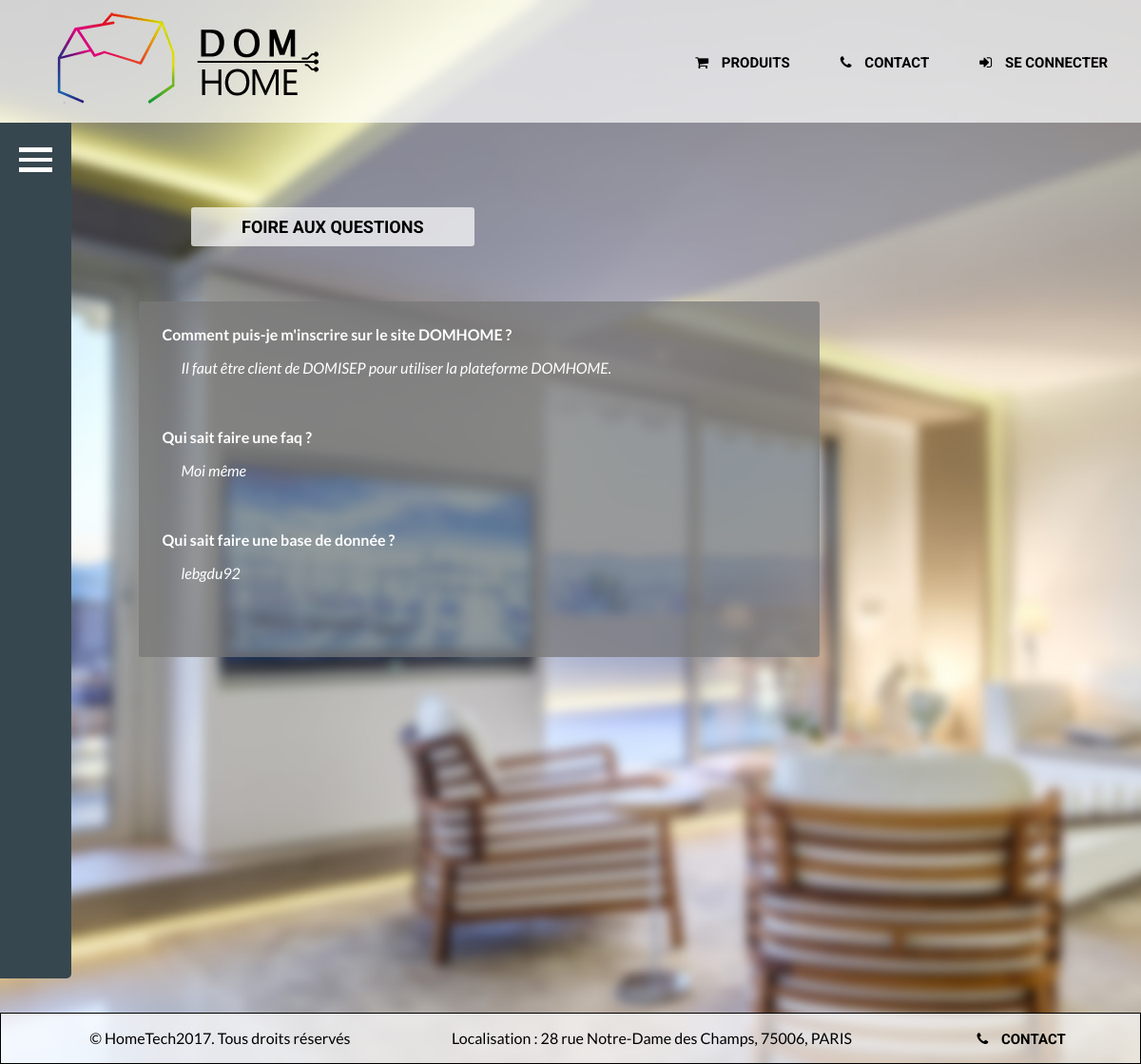
The page /MvcModel/Controlers/faq.php (signed in) on the database its author committed.
### tables this page shows
CREATE TABLE IF NOT EXISTS `faq` (
  `id_faq` int(255) NOT NULL AUTO_INCREMENT,
  `question_faq` varchar(255) NOT NULL,
  `reponse_faq` varchar(255) NOT NULL,
  `theme_faq` varchar(255) NOT NULL,
  PRIMARY KEY (`id_faq`)
);

### MvcModel/Views/faqView.php (the view, shortened to what this page needs)
<!DOCTYPE html>
<html>
    <head>
    <link rel="stylesheet" href="../Css/faq.css"/>
    <link rel="stylesheet" href="../Css/headerfooterr.css"/>
    </head>
    <?php include("header.php"); ?>
<body class="no" id="menu">
    <div id="corps">
      <?php include("../Views/slideView.php") ;?>
        <h1 class="titre">Foire aux questions</h1>
        <section>
          <?php
          include("../Models/connexiondb.php");
            $req_id_faq = $bdd->query('SELECT id_faq FROM faq');
            while ($id_faq = $req_id_faq ->fetch())
              {
              ?>
              <question>
              	<?php
              	$req_question_faq = $bdd ->prepare('SELECT question_faq FROM faq where id_faq=?');
              	$req_question_faq->execute(array($id_faq['id_faq']));
              	while($question_faq = $req_question_faq ->fetch())
                    {
                      echo "<strong>".$question_faq['question_faq']."</strong>" . '<br />';
                  		$req_reponse_faq = $bdd->prepare('SELECT reponse_faq FROM faq where question_faq=?');
                  		$req_reponse_faq->execute(array($question_faq['question_faq']));
                  		while($reponse_faq = $req_reponse_faq->fetch())
                      		{
                      			echo  "<p>". $reponse_faq['reponse_faq']. "</p>".   '<br  />';
                      		}
                  	?>
                  		<br />
                  	<?php
                  	}
              	?>
              <?php
              }
          ?>
        </section>
      </div>
</body>
</body>
<?php include("footer.php"); ?>
</html>

### MvcModel/Controlers/faq.php
<?php session_start();
if (isset($_SESSION['id'])) {
  require('../Views/faqView.php');
}
else {
  header("Location: login.php");
}

### MvcModel/Views/header.php
<head>
  <link rel="stylesheet" href="../Css/font-awesome-4.7.0/css/font-awesome.min.css"/>
</head>
<header>
    <div class="header">
        <div class="image"><a href="page1.php"><img src="../Images/logodomhomepetit.png" ></a></div>
    <div>
        <?php if (isset($_SESSION['id']) AND $_SESSION['id'] > 1) { ?>
          <a href="" class="link" id="autres"><i class="fa fa-shopping-cart" aria-hidden="true"></i> Produits</a>
          <a href="contact.php" class="link" id="autres"><i class="fa fa-phone" aria-hidden="true"></i> Contact</a>
                <?php if ($_SESSION['admin'] == 1)  { ?>
                  <a href="admin.php" class="link"><i class="fa fa-unlock-alt" aria-hidden="true"></i>  Espace admin</a>
                <?php }
                      else { ?>
                        <a href="accueilConnectePiece.php" class="link"><i class="fa fa-home" aria-hidden="true"></i>  Gérer Sa Maison</a>
                      <?php } ?>
          <a href="../Controlers/deconnexion.php" class="link" id="autres"><i class="fa fa-sign-out" aria-hidden="true"></i>Se déconnecter</a>
          <?php }
        else { ?>
          <a href="" class="link"><i class="fa fa-shopping-cart" aria-hidden="true"></i> Produits</a>
          <a href="contact.php" class="link"><i class="fa fa-phone" aria-hidden="true"></i> Contact</a>
          <a href="login.php" class="link"><i class="fa fa-sign-in" aria-hidden="true"></i>  Se connecter</a>
        <?php }
        ?>
    </div>
    </div>
</header>

### MvcModel/Views/slideView.php (shortened to what this page needs)
<head>
  <link rel="stylesheet" href="../Css/slide.css"/>
</head>
<div class="sidebar">
      <div id="top">
        <div class="container" onclick="myFunction(this)">
              <div class="bar1"></div>
              <div class="bar2"></div>
              <div class="bar3"></div>
        </div>
      </div>
      <div class="rubrique">
      </div>
      <div class="rubrique">
      </div>
      <div class="rubrique">
      </div>
      <div class="rubrique">
      </div>
      <div class="rubrique">
      </div>
      <div class="rubrique">
      </div>
</div>

### MvcModel/Views/footer.php
<footer>
    <ul>
        <li>© HomeTech2017. Tous droits réservés</li>
        <li>Localisation : 28 rue Notre-Dame des Champs, 75006, PARIS </li>
        <li><a href="contact.php" class="link"><i class="fa fa-phone" aria-hidden="true"></i> Contact</a></li>
    </ul>
</footer>

### MvcModel/Css/faq.css (style rules this page uses)
html { background-image: url(../Images/96f.jpg); }
#corps { flex-direction: column; }
section { padding:25px; margin: 25px; margin-left:5%; width: 60%; background-color: rgba(120, 120, 120, 0.75); color: white; border-radius: 3px; }
.titre { margin-left: 10%; background-color: rgba(255,255,255 ,0.7); width: 25%; text-align: center; padding: 10px; text-transform: uppercase; font-family: 'Roboto'; font-weight: 700; font-size: 18px; border-radius: 3px; margin-top: 8%; margin-bottom: 3%; }
p { margin-left: 20px; font-style: italic; }

### MvcModel/Css/headerfooterr.css (style rules this page uses)
html { background-repeat: no-repeat; background-size: cover; font-family: 'Lato'; margin: 0px; padding: 0px; min-height: 100%; }
body { min-height: 100%; margin: 0px; padding: 0px; outline: 0px; }
header { padding:10px; background-color: rgba(255,255,255 ,0.7); }
.link { list-style: none; font-size: 15px; text-transform: uppercase; font-family: 'Roboto'; font-weight: 700; transition: all 0.2s ease-in-out; text-decoration: none; color: black; margin: 0 25px; }
.header { display: flex; justify-content: space-between; align-items: center; }
.image { margin-left: 3%; transition: all 0.2s; border-radius: 10px; }
i { margin-right: 10px; }
footer { display: block; background-color: rgba(255,255,255 ,0.7); border: 1px solid black; margin-top: 3%; margin-bottom: 0; padding-bottom: 0; }
footer ul { display: flex; flex-direction: row; justify-content: space-around; list-style-type: none; }
footer li { white-space: nowrap; }

### MvcModel/Css/slide.css (style rules this page uses)
#corps { display: flex; height: 900px; background-color: initial; margin-top: 0px; margin-left: 90px; transition: 0.3s; }
.container { display: flex; flex-direction: column; align-items: flex-end; width: 75px; padding-top: 20px; }
#top { display: flex; padding-top: 1%; padding-bottom: 0%; }
.bar1, .bar2, .bar3 { width: 35px; height: 4.5px; background-color: white; margin-top: 3px; margin-bottom: 3px; transition: 0.4s; margin-right: 20px; }
.sidebar { display: flex; flex-direction: column; position: absolute; left: -225px; width: 300px; height: 900px; background-color: #37474F; border-radius: 0px 0px 5px 0px; transition: transform 0.3s; }
.no .sidebar { transform: translateX(0px); }
.rubrique { height: 50px; transition: 0.2s; font-family: 'Lato'; font-size: 25px; padding-top: 1%; padding-bottom: 1%; }

### rows shown on the page
faq: question_faq "Comment puis-je m'inscrire sur le site DOMHOME ?", reponse_faq "Il faut être client de DOMISEP pour utiliser la plateforme DOMHOME."
faq: question_faq "Qui sait faire une faq ?", reponse_faq "Moi même"
faq: question_faq "Qui sait faire une base de donnée ?", reponse_faq "lebgdu92"
